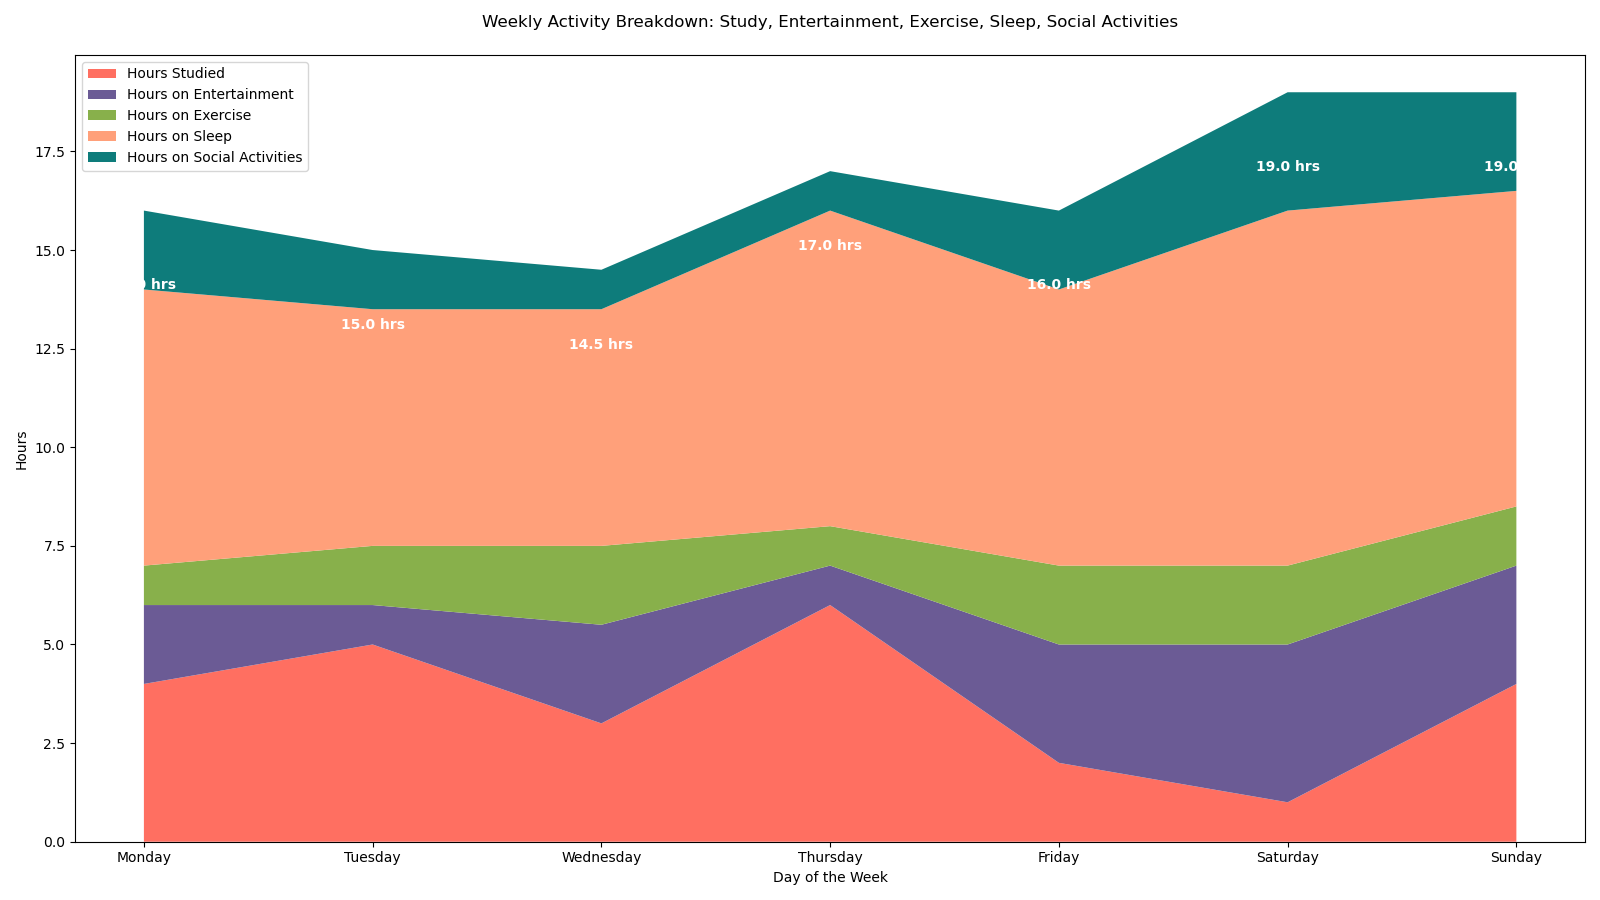

This figure's Python source:

import matplotlib.pyplot as plt
import pandas as pd

data = {
    'Day': ['Monday', 'Tuesday', 'Wednesday', 'Thursday', 'Friday', 'Saturday', 'Sunday'],
    'Hours Studied': [4, 5, 3, 6, 2, 1, 4],
    'Hours on Entertainment': [2, 1, 2.5, 1, 3, 4, 3],
    'Hours on Exercise': [1, 1.5, 2, 1, 2, 2, 1.5],
    'Hours on Sleep': [7, 6, 6, 8, 7, 9, 8],
    'Hours on Social Activities': [2, 1.5, 1, 1, 2, 3, 2.5]
}

df = pd.DataFrame(data)
df.set_index('Day', inplace=True)

plt.figure(figsize=(16, 9))
plt.stackplot(df.index, df['Hours Studied'], df['Hours on Entertainment'], df['Hours on Exercise'], df['Hours on Sleep'], df['Hours on Social Activities'], 
              colors=['#FF6F61', '#6B5B95', '#88B04B', '#FFA07A', '#0E7C7B'])

plt.xlabel('Day of the Week')
plt.ylabel('Hours')
plt.title('Weekly Activity Breakdown: Study, Entertainment, Exercise, Sleep, Social Activities', pad=20)

for i, day in enumerate(df.index):
    plt.text(i, df.loc[day].sum() - 2, f"{df.loc[day].sum()} hrs", ha='center', fontsize=10, color='white', weight='bold')

plt.legend(['Hours Studied', 'Hours on Entertainment', 'Hours on Exercise', 'Hours on Sleep', 'Hours on Social Activities'], loc='upper left')
plt.tight_layout()

plt.show()
